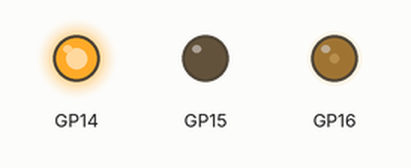
Recording of a program running on a simulated Raspberry Pi Pico running MicroPython. Parts: output pins drawn as LEDs (lit = HIGH).

Above: at 0.05 s.
At 6.05 s:
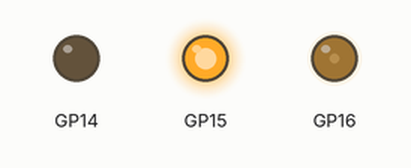
At 11.95 s:
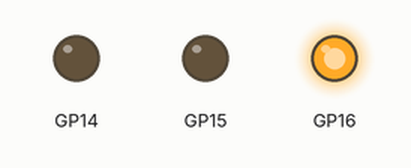
Timing chart, 0 to 15.6 s (numbered marks = the images above):
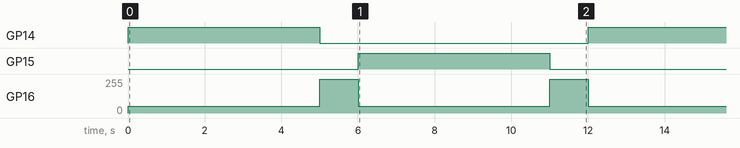

The program:

MoteurCourrantContinu.py
```python
from machine import Pin, PWM
import utime

pwmPin = 16
cwPin = 14
acwPin = 15

def motorMove(speed, direction, speedGP, cwGP, acwGP):
    if speed > 100: speed=100
    if speed < 0: speed=0
    Speed = PWM(Pin(speedGP))
    Speed.freq(50)
    cw = Pin(cwGP, Pin.OUT)
    acw = Pin(acwGP, Pin.OUT)
    Speed.duty_u16(int(speed/100*65536))
    if direction < 0:
        cw.value(0)
        acw.value(1)
    if direction == 0:
        cw.value(0)
        acw.value(0)
    if direction > 0:
        cw.value(1)
        acw.value(0)

while True:
    motorMove(20,1, pwmPin, cwPin, acwPin)
    utime.sleep(5)
    motorMove(100,0, pwmPin, cwPin, acwPin)
    utime.sleep(1)
    motorMove(20,-1, pwmPin, cwPin, acwPin)
    utime.sleep(5)
    motorMove(100,0, pwmPin, cwPin, acwPin)
    utime.sleep(1)
```

Measured:
- by itself, GP14, GP15: alternates HIGH for 5.0 s and LOW for 7.0 s
- by itself, GP16: alternates 255/255 for 1.0 s and 51/255 for 5.0 s
